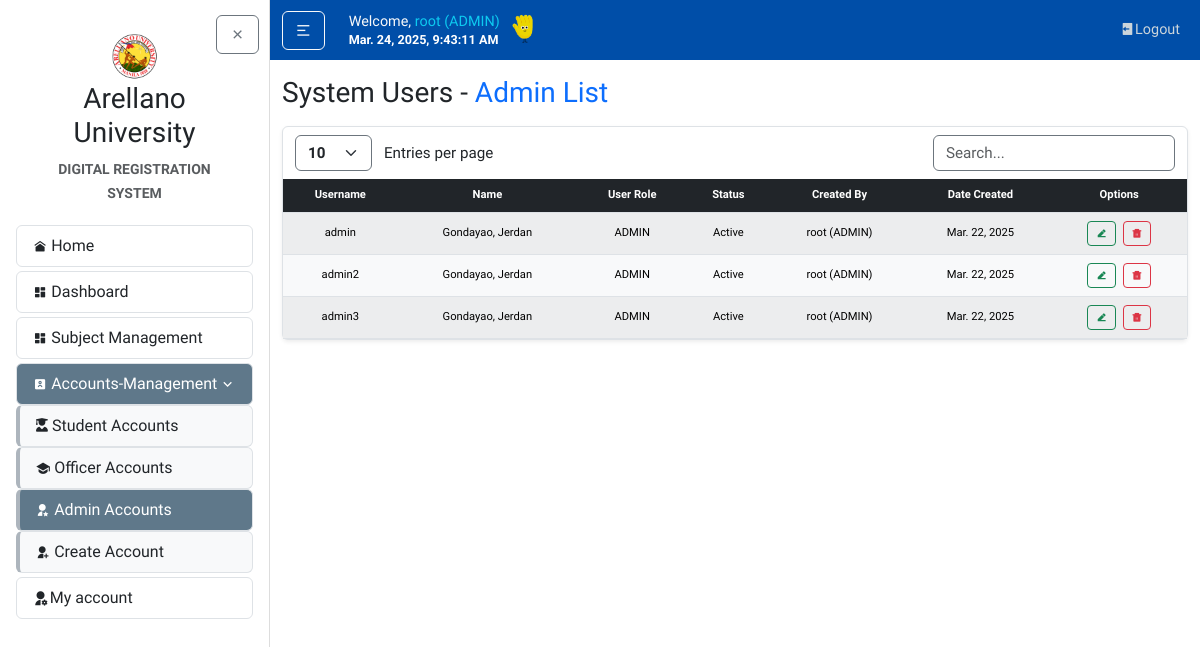
The app's page /accounts/admin-list/ (signed in), older data.
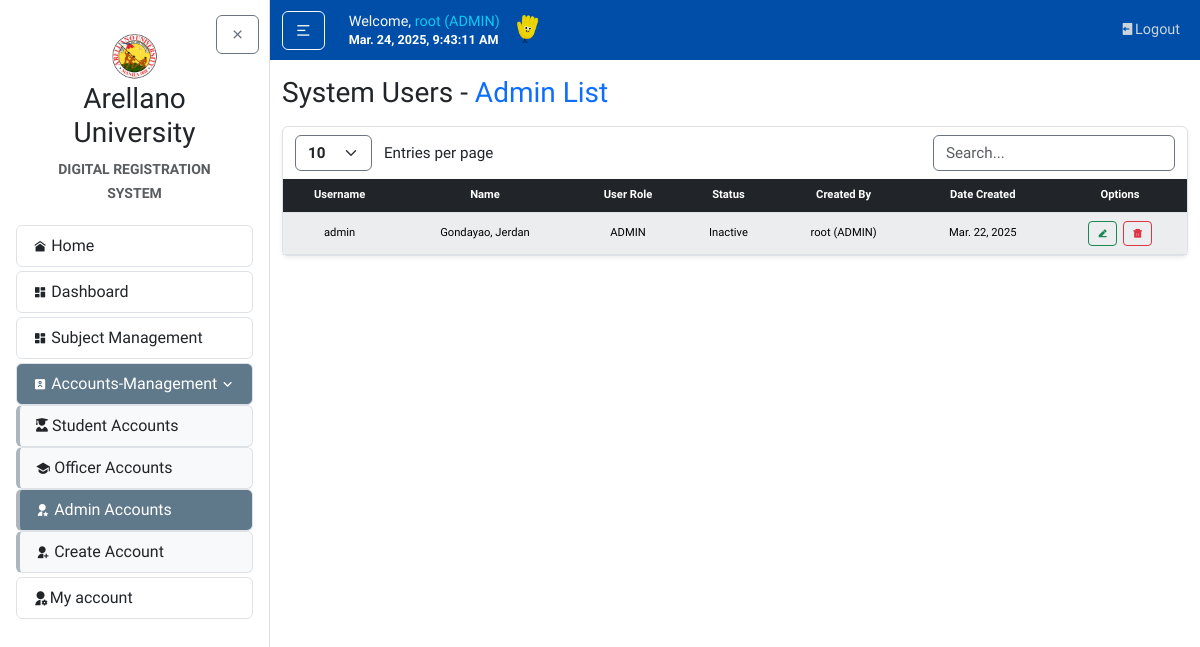
The same page, newer data.
### accounts/models.py (models this page shows, shortened)
class CustomUser(AbstractUser):
    ROLES = (
        ('SUPERUSER', 'Superuser'),
        ('ADMIN', 'Admin'),
        ('OFFICER', 'Enrollment Officer'),
        ('STUDENT', 'Student'),
    )
    role = models.CharField(max_length=20, choices=ROLES, default='ADMIN')
    email = models.EmailField()
    created_by = models.ForeignKey(
        settings.AUTH_USER_MODEL,
        on_delete=models.SET_NULL,
        null=True,
        blank=True,
        related_name="created_users"
    )
    def __str__(self):
        return f"{self.username} ({self.role})"

### accounts/views.py (the view)
# urls.py: path('admin-list/', views.accounts_list_admins, name='admin-list'),
@login_required
@role_required(allowed_roles=['SUPERUSER'])
def accounts_list_admins(request):
    admins = CustomUser.objects.filter(role='ADMIN')
    return render(request, 'accounts/accounts_list_admins.html', {'admins': admins})

### accounts/templates/accounts/accounts_list_admins.html (shortened to what this page needs)
{% extends "home/layout.html" %}
{% block body %}
<h3 class="mb-3">System Users - <span class="text-primary">Admin List</span></h3>
<article class="content-section border rounded p-0 shadow-sm">
    <div class="container">
        <div class="row mt-2">
            <div class="col-auto">
                <select id="customEntries" class="form-select d-inline w-auto border-secondary fw-bold" style="font-size: calc(0.8rem + 0.2vw); cursor: pointer; vertical-align: middle;">
                    <option value="10">10</option>
                </select>
                <span class="d-inline ms-2" style="font-size: calc(0.8rem + 0.2vw); vertical-align: middle;">Entries per page</span>
            </div>
            <div class="col-auto ms-auto">
                <input type="text" id="searchBar" class="form-control d-inline w-auto border-secondary" placeholder="Search..." style="font-size: calc(0.8rem + 0.2vw); vertical-align: middle;">
            </div>
        </div>
    </div>
    <div class="table-responsive table-nowrap mt-2">
        <table id="dataTable" class="table table-light table-hover table-striped text-center m-0 projectTables">
            <thead class="table-dark">
                <tr>
                    <th class="text-center">Username</th>
                    <th class="text-center">Name</th>
                    <th class="text-center">User Role</th>
                    <th class="text-center">Status</th>
                    <th class="text-center">Created By</th>
                    <th class="text-center">Date Created</th>
                    <th class="text-center">Options</th>
                </tr>
            </thead>
            <tbody>
                {% for admin in admins %}
                    {% if admin.username != 'root' %}
                    <tr>
                        <td style="vertical-align: middle;">{{ admin.username }}</td>
                        <td style="vertical-align: middle;">{{ admin.last_name }}, {{ admin.first_name }}</td>
                        <td style="vertical-align: middle;">{{ admin.role }}</td>
                        <td style="vertical-align: middle;">{{ admin.is_active|yesno:"Active,Inactive" }}</td>
                        <td style="vertical-align: middle;">{{ admin.created_by|default:"-" }}</td>
                        <td style="vertical-align: middle;">{{ admin.date_joined|date:"M. d, Y" }}</td>
                        <td style="vertical-align: middle;">
                            <a href="{% url 'account-update' admin.pk %}" class="btn btn-sm btn-outline-success fw-bold responsive_text flex-fill me-1" title="Edit">
                                <i class="ri-edit-2-fill"></i>
                            </a>
                            <button type="button" data-bs-toggle="modal" data-bs-target="#myModal" data-deleteData="User: {{ admin.last_name }}, {{ admin.first_name }}" data-ID="{{ admin.id }}" data-moduleName="Delete the account record" class="btn btn-sm btn-outline-danger fw-bold responsive_text flex-fill">
                                <i class="ri-delete-bin-5-fill"></i>
                            </button>
                        </td>
                    </tr>
                    {% endif %}
                {% endfor %}
            </tbody>
        </table>
    </div>
</article>
{% endblock %}

### home/templates/home/layout.html (shortened to what this page needs)
{% load static %}
<!DOCTYPE html>
<html lang="en">
<head>
  <link rel="stylesheet" type="text/css" href="{% static 'home/main.css' %}">
  <link href="https://cdn.jsdelivr.net/npm/bootstrap@5.3.3/dist/css/bootstrap.min.css" rel="stylesheet">
  <link rel="stylesheet" href="https://cdnjs.cloudflare.com/ajax/libs/remixicon/4.6.0/remixicon.css">
  <link rel="stylesheet" href="//cdn.datatables.net/2.2.2/css/dataTables.dataTables.min.css">
  <link rel="stylesheet" href="https://cdn.jsdelivr.net/npm/flatpickr/dist/flatpickr.min.css">
</head>
<body>
    <div class="full-nav-bg"></div>
    <div id="page-wrapper" class="d-flex" style="min-height: 100vh;">
        {% include "home/sidebar.html" %}
        <div id="content-wrapper" class="flex-grow-1">
            <header class="site-header">
                <nav class="navbar navbar-expand-md ">
                    <div class="container">
                        <div class="navbar-nav align-items-xl-center">
                            <button id="sidebarToggle" class="btn btn-outline-light me-3 my-auto">
                                <i class="ri-menu-2-line"></i>
                            </button>
                        </div>
                        <div class="ms-2 me-auto my-auto">
                            <h5 class="d-flex align-items-end gap-1 mb-1">
                                <span class="text-light nav-font">
                                    {% if user.is_authenticated %}
                                        Welcome, <span class="text-info">{{ request.user }} {{ request.user.userprofile.userrole }}</span> <br>
                                    {% endif %}
                                    <small id="clock" class="my-auto text-white fw-bold"></small>
                                </span>
                                <span><img src="{% static "home/images/hand.gif" %}" alt="" style="height: 2em; width: auto; vertical-align: middle;"></span>
                            </h5>
                        </div>
                        <div class="navbar-nav ms-auto nav-font">
                            {% if user.is_authenticated %}
                                <a class="nav-item nav-link" href="{% url "logout" %}"><i class="ri-logout-box-fill "></i>Logout</a>
                            {% endif %}
                        </div>
                    </div>
                </nav>
            </header>
            <main id="main-content" role="main" class="container mt-3">
                <div class="row">
                    <div class="col">
                    {% block body %}{% endblock %}
                    </div>
                </div>
            </main>
        </div>
    </div>
</body>
</html>

### home/templates/home/sidebar.html
{% load static %}
<div id="sidebar" class="sidebar">
    <div class="p-3" style="position: relative;">
        <button id="sidebarClose" class="btn btn-outline-secondary m-0" style="position: absolute!important; top: 15px!important; right: 10px!important;">
        <i class="ri-close-line"></i>
        </button>
        <div class="sidebar-logo p-3 text-center">
        <a href="#" class="nav-link">
            <img src="{% static "home/images/Arellano_University_New_Logo.png" %}" alt="Logo" class="img-fluid logo-small">
            <h3 class="">Arellano University</h3>
            <small class="text-muted fw-semibold">DIGITAL REGISTRATION SYSTEM</small>
        </a>
        </div>
        <ul class="list-group my-1">
        <a href="{% url "home" %}" class="nav-link {% if '/home/' in request.path %}active{% endif %} rounded">
            <li class="list-group-item d-flex align-items-center menu-item">
            <i class="ri-home-9-fill me-1 menu-icons"></i>Home
            </li>
        </a>
        </ul>
        <ul class="list-group my-1">
            <a href="#" class="nav-link rounded">
            <li class="list-group-item d-flex align-items-center menu-item">
                <i class="ri-dashboard-fill me-1 menu-icons"></i>Dashboard
            </li>
            </a>
        </ul>
        <ul class="list-group my-1">
            <a href="{% url "subject-management-list" %}" class="nav-link rounded">
            <li class="list-group-item d-flex align-items-center menu-item">
                <i class="ri-dashboard-fill me-1 menu-icons"></i>Subject Management
            </li>
            </a>
        </ul>
        {% if request.user.role in "[OFFICER,ADMIN]" %}
        <ul class="list-group my-1">
            <a class="nav-link rounded accounts-nav-toggle {% if '/accounts/' in request.path %}active{% endif %}" href="#" id="accountsToggle">
            <li class="list-group-item d-flex align-items-center menu-item">
                <i class="ri-account-box-2-fill me-1 menu-icons"></i>
                <span>Accounts-Management</span>
                <i class="ri-arrow-down-s-line ms-auto"></i>
            </li>
            </a>
            <div class="collapse {% if '/accounts/' in request.path %}show{% endif %}" id="accountsDropdown">
                <a href="{% url "student-list" %}" class="nav-link rounded accounts-nav-item {% if '/student-list/' in request.path %}active{% endif %}">
                    <li class="list-group-item d-flex align-items-center menu-item">
                    <i class="fa-solid fa-user-graduate me-1 menu-icons"></i>
                        Student Accounts
                    </li>
                </a>
                {% if request.user.role in "[SUPERUSER,ADMIN]" %}
                <a href="{% url "officer-list" %}" class="nav-link rounded accounts-nav-item {% if '/officer-list/' in request.path %}active{% endif %}">
                    <li class="list-group-item d-flex align-items-center menu-item">
                        <i class="ri-graduation-cap-fill me-1 menu-icons"></i>
                        Officer Accounts
                    </li>
                </a>
                {% endif %}
                {% if request.user.role in "[ADMIN]" %}
                    <a href="{% url "admin-list" %}" class="nav-link rounded accounts-nav-item {% if '/admin-list/' in request.path %}active{% endif %}">
                        <li class="list-group-item d-flex align-items-center menu-item">
                            <i class="ri-user-star-fill me-1 menu-icons"></i>
                            Admin Accounts
                        </li>
                    </a>
                {% endif %}
                <a href="{% url "create-user" %}" class="nav-link rounded accounts-nav-item {% if '/create-user/' in request.path %}active{% endif %}">
                    <li class="list-group-item d-flex align-items-center menu-item">
                        <i class="ri-user-add-fill me-1 menu-icons"></i>
                        Create Account
                    </li>
                </a>
            </div>
        </ul>
        {% endif %}
        <ul class="list-group my-1">
            {% url "account-update" request.user.id as update_url %}
            <a href="{{ update_url }}" class="nav-link {% if request.path == update_url %}active{% endif %} rounded">
                <li class="list-group-item d-flex align-items-center menu-item">
                    <i class="ri-user-settings-fill"></i>My account
                </li>
            </a>
        </ul>
    </div>
</div>

### home/templates/home/deletePopUp.html (shortened to what this page needs)
{% load static %}

### home/static/home/main.css (style rules this page uses)
body { background: #fafafa; color: #333333; font-family: 'Varela Round', sans-serif!important; }
h1, h2, h3, h4, h5, h6 { color: #444444; font-size: calc(1rem + 0.8vw); margin-bottom: 1rem; }
.full-nav-bg { position: fixed; top: 0; left: 0; width: 100%; height: 60px; background-color: #004EA8; z-index: 1000; }
.responsive_text { font-size: calc(0.1rem + 0.7vw) !important; }
.site-header { position: sticky; top: 0; z-index: 1000; }
.navbar-nav { flex-wrap: wrap; gap: 0.5rem; }
.navbar-nav .nav-link { color: #cbd5db; transition: color 0.2s ease; }
.nav-font { font-size: clamp(0.7rem, 1.2vw, 1rem); }
.content-section { background: #ffffff; padding: 1.25rem; border: 1px solid #dddddd; border-radius: 0.5rem; margin-bottom: 1.5rem; }
#page-wrapper { min-height: 100vh; overflow: hidden; }
#content-wrapper { flex: 1; overflow-y: auto; height: 100vh; }
.sidebar { width: clamp(270px, 20vw, 300px); position: relative; background: #ffffff; border-right: 1px solid #ddd; height: 100vh; transition: all 0.3s ease; overflow-y: auto; z-index: 1001; }
.sidebar > .p-3 { position: sticky; top: 0; height: 100vh; overflow-y: auto; }
.accounts-nav-toggle li { transition: background-color 0.3s ease; }
.accounts-nav-item li { background-color: #f8f9fa; border-left: 4px solid #adb5bd; color: #212529; transition: background-color 0.3s ease; }
.menu-icons { font-size: calc(0.1rem + 1vw) !important; }
.menu-item { transition: background-color 0.3s ease, color 0.3s ease; }
.nav-link.active .menu-item { background-color: #5F788A; color: white; }
.logo-small { width: 50px; height: auto; max-width: 100%; }
.projectTables { font-size: calc(0.55rem + 0.2vw); margin-bottom: 0; }
.projectTables th, .projectTables td { padding: calc(5px + 0.2vw) calc(8px + 0.2vw); vertical-align: middle; border-color: #dee2e6; text-align: center; }
.projectTables thead th { font-weight: 600; }
button, input[type="submit"] { margin-top: 10px; }
.container { max-width: 1490px!important; }
html { scroll-behavior: smooth; }

Row changes from the older to the newer data that the page shows:
removed CustomUser: username "admin2", last_name "Gondayao", first_name "Jerdan", role "ADMIN", is_active "Active", created_by "root (ADMIN)", date_joined "Mar. 22, 2025"
removed CustomUser: username "admin3", last_name "Gondayao", first_name "Jerdan", role "ADMIN", is_active "Active", created_by "root (ADMIN)", date_joined "Mar. 22, 2025"
changed CustomUser "admin": is_active "Active" → "Inactive"
